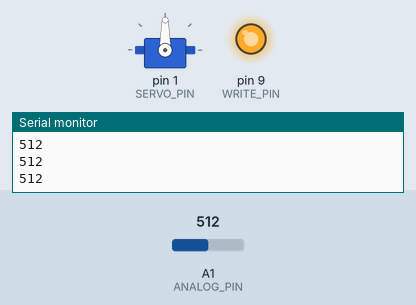
Simulated run of this sketch. Board: Arduino Uno, built with avr-gcc and run on an emulated ATmega328P. On the bench: servo, output pins drawn as LEDs (lit = HIGH), the last lines printed to the serial monitor. The test bench sets the inputs (shaded band); at power-on: A1 (ANALOG_PIN) = 512.

Above: at 1.3 s.
1.4 s: A1 (ANALOG_PIN) set to 488
At 2.7 s:
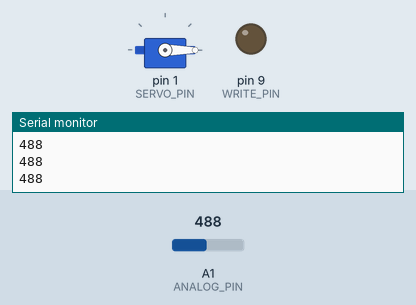
3.0 s: A1 (ANALOG_PIN) set to 510
At 5.9 s:
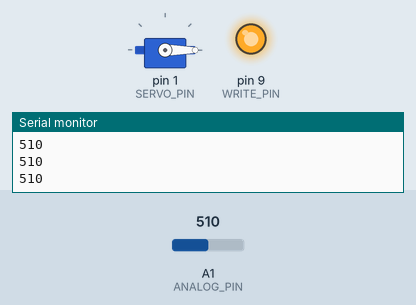
6.0 s: A1 (ANALOG_PIN) set to 490
At 6.5 s:
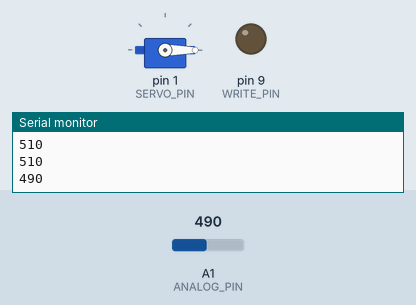
7.5 s: A1 (ANALOG_PIN) set to 511
At 8.9 s:
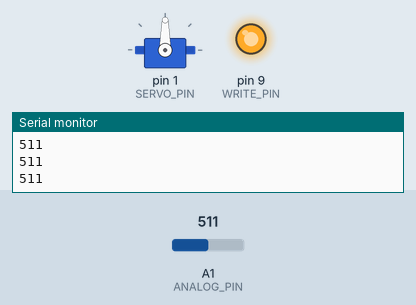
Timing chart, 0 to 10.0 s (numbered marks = the images above; inputs shaded):
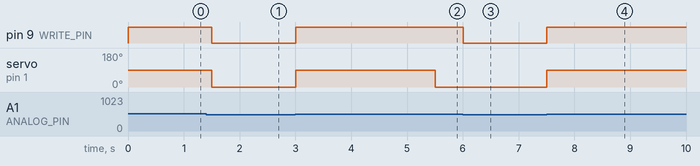

Measured:
- the behaviour switches between 501 and 500 on A1 (ANALOG_PIN) (found by bisection; images 0 and 1)
- after the input at 1.4 s, pin 9 (WRITE_PIN): HIGH → LOW after 0.10 s; servo on pin 1 (SERVO_PIN): 90° → 0° after 0.10 s instead of 1.1 s
- after the input at 3.0 s, pin 9 (WRITE_PIN): LOW → HIGH at once; servo on pin 1 (SERVO_PIN): 0° → 90° at once, → 0° 2.5 s later
- after the input at 6.0 s, pin 9 (WRITE_PIN): HIGH → LOW at once
- after the input at 7.5 s, pin 9 (WRITE_PIN): LOW → HIGH at once; servo on pin 1 (SERVO_PIN): 0° → 90° at once

The sketch:

sketch_mar22a.ino
```cpp
#include <Servo.h>

// Define the servo pin and the analog input pin
#define SERVO_PIN 1
#define ANALOG_PIN A1
#define WRITE_PIN 9

// Define the threshold value
#define THRESHOLD 500

// Define the maximum and minimum servo angles
#define MAX_ANGLE 90
#define MIN_ANGLE 0

// Create a servo object
Servo myServo;

// Variables to control the servo movement
int servoAngle = MIN_ANGLE; // Current angle of the servo
bool increasing = true;     // Whether the servo angle is increasing or decreasing

void setup() {
  // Initialize the servo
  myServo.attach(SERVO_PIN);

  // Initialize serial communication at 9600 bits per second
  Serial.begin(9600);

  pinMode(WRITE_PIN, OUTPUT);
}

void loop() {
  // Read the value from the analog pin
  int sensorValue = analogRead(ANALOG_PIN);
  Serial.println(sensorValue); // Print the sensor value to the serial monitor

  // Check if the sensor value exceeds the threshold
  if (sensorValue>THRESHOLD) {
    digitalWrite(WRITE_PIN, HIGH);
    // If it does, move the servo
    if (increasing) {
      servoAngle+=15;
      if (servoAngle >= MAX_ANGLE) {
        increasing = false; // Change direction to decreasing once the max angle is reached
      }
    } else {
      servoAngle-=15;
      if (servoAngle <= MIN_ANGLE) {
        increasing = true; // Change direction to increasing once the min angle is reached
      }
    }
    if (increasing) {
      myServo.write(90); // Update the servo to the new angle
    } else {
      myServo.write(0); // Update the servo to the new angle
    }
  } else {
    // If it doesn't exceed the threshold, reset the servo to 0 degrees
    digitalWrite(WRITE_PIN, LOW);
    servoAngle = MIN_ANGLE; // Reset the angle if the condition is not met
    myServo.write(servoAngle);
  }

  // Wait for a moment before reading again to make movement visible
  delay(500); // Adjust this delay for smoother or faster servo movement
}
```
